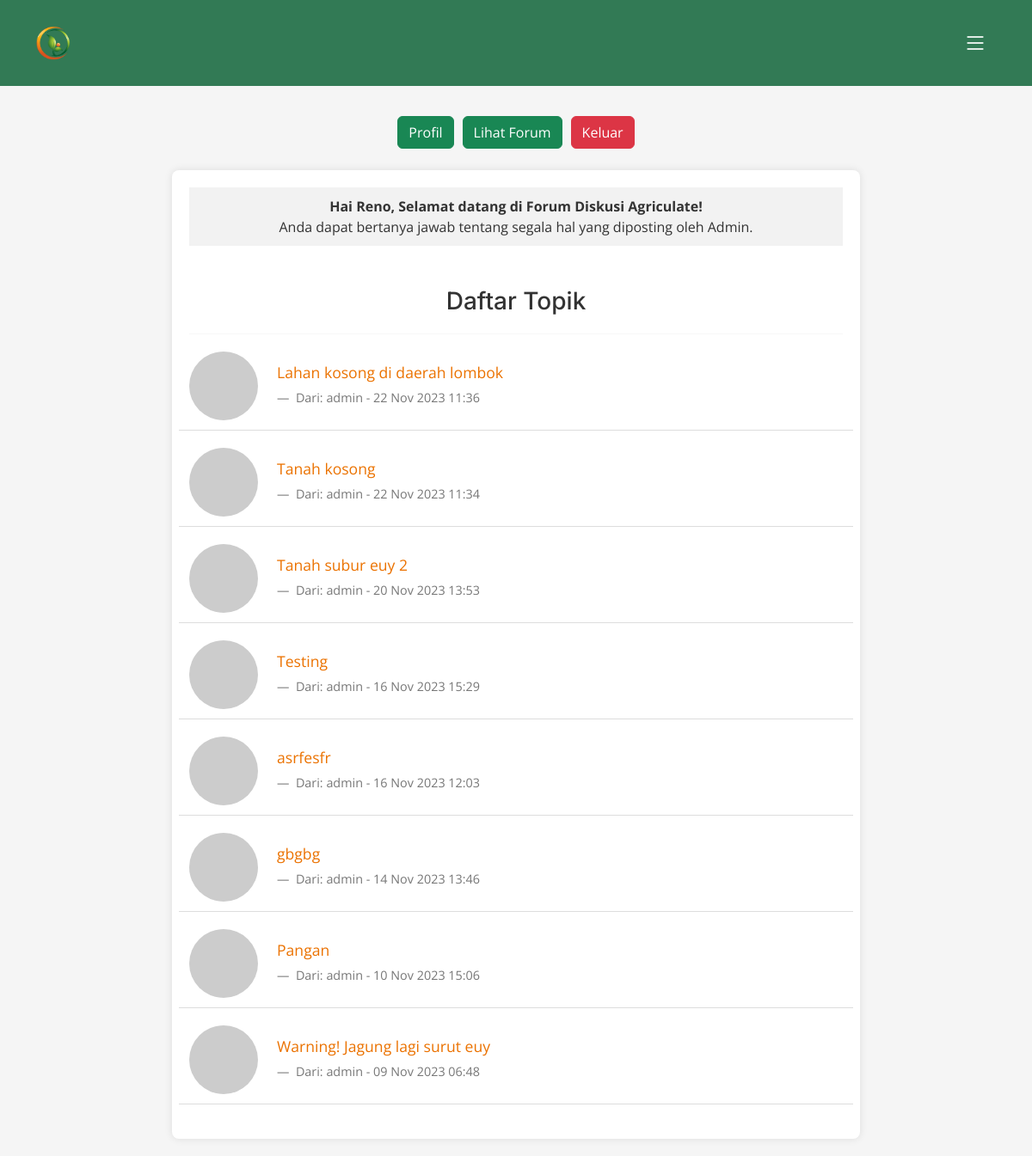
The app's page /indexforum.php (signed in) with its own data.
### tables this page shows
CREATE TABLE `topik` (
  `id` int(11) NOT NULL,
  `judul` text NOT NULL,
  `deskripsi` text DEFAULT NULL,
  `tanggal` datetime NOT NULL,
  `id_user` int(11) NOT NULL,
  `gambar` varchar(255) DEFAULT NULL
);

CREATE TABLE `users` (
  `id` int(11) NOT NULL,
  `nama` varchar(255) NOT NULL,
  `email` varchar(255) NOT NULL,
  `password` varchar(255) NOT NULL
);

### indexforum.php (the view, shortened to what this page needs)
<!doctype html>
<html lang="en">
  <head>
    <link href="assets/vendor/bootstrap/css/bootstrap.min.css" rel="stylesheet">
    <link href="assets/vendor/bootstrap-icons/bootstrap-icons.css" rel="stylesheet">
    <link href="assets/vendor/fontawesome-free/css/all.min.css" rel="stylesheet">
    <link href="assets/vendor/glightbox/css/glightbox.min.css" rel="stylesheet">
    <link href="assets/vendor/swiper/swiper-bundle.min.css" rel="stylesheet">
    <link href="assets/vendor/aos/aos.css" rel="stylesheet">
    <link href="assets/css/main.css" rel="stylesheet">
  </head>
  <body>
      <?php
      include 'menu.php';
      ?>
      <div class="container">
      <div style="background-color: #f2f2f2; padding: 10px;">
        <center>
        <b><?php
          if (isset($_SESSION['user'])) {
            echo "Hai " . $_SESSION['user']['nama'] . ", " ;
          }
          ?>
          Selamat datang di Forum Diskusi Agriculate!</b> <br>Anda dapat bertanya jawab tentang segala hal yang diposting oleh Admin.</center>
        </div>
        <?php
        if (isset($_SESSION['user']) && !empty($_SESSION['user'])) {
          $pdo = require 'koneksi.php';
          $sql = "SELECT judul, tanggal, nama, email, topik.id, id_user FROM topik
          INNER JOIN users ON topik.id_user = users.id
          ORDER BY tanggal DESC";
          $query = $pdo->prepare($sql);
          $query->execute();
        ?>
        <center><h3 class="mt-5">Daftar Topik</h3></center>
        <hr/>
        <?php
        while($data = $query->fetch()) {
        ?>
        <div class="row">
          <div class="col-auto">
            <img src="//www.gravatar.com/avatar/<?php echo md5($data['email']);?>?s=48&d=monsterid" class="rounded-circle"/>
          </div>
        <figure class="col">
          <blockquote class="blockquote">
            <p style="padding-top: 11px;">
              <a href="lihat-topik.php?id=<?php echo $data['id'];?>"><?php echo htmlentities($data['judul']);?></a>
            </p>
          </blockquote>
          <figcaption class="blockquote-footer">
            Dari: <?php echo htmlentities($data['nama']);?>
            - <?php echo date('d M Y H:i', strtotime($data['tanggal']));?>
          </figcaption>
        </figure>
        </div>
        <?php }?>
        <?php }?>
      </div>
  </body>
</html>

### menu.php (shortened to what this page needs)
<header id="header" class="header d-flex align-items-center fixed-top">
    <div class="container-fluid container-xl d-flex align-items-center justify-content-between">
      <a href="index.php" class="logo d-flex align-items-center">
        <img src="assets/img/logo.png" alt="">
      </a>
      <i class="mobile-nav-toggle mobile-nav-show bi bi-list"></i>
    </div>
  </header>
  <div style="text-align: center; margin-top: 130px;" >
        <?php
        if (!isset($_SESSION['user']) || empty($_SESSION['user'])) {
        ?>
          <button class="btn btn-success <?php echo $__menuAktif == 'registrasi' ? 'active' : ''?>" onclick="window.location.href='daftarforum.php'" >Daftar</button>
          <button class="btn btn-success <?php echo $__menuAktif == 'login' ? 'active' : ''?>" onclick="window.location.href='loginforum.php'">Masuk</button>
        <?php } else {
          echo '<button style="margin: 5px;" class="btn btn-success" onclick="window.location.href=\'profil.php\'">Profil</button>';
          echo '<button style="margin: 5px;" class="btn btn-success" onclick="window.location.href=\'indexforum.php\'">Lihat Forum</button>';
          echo '<button style="margin: 5px;" class="btn btn-danger" onclick="window.location.href=\'logoutforum.php\'">Keluar</button>';
        }
        ?>
      </div>

### assets/css/main.css (style rules this page uses)
:root { --font-default: "Open Sans", system-ui, -apple-system, "Segoe UI", Roboto, "Helvetica Neue", Arial, "Noto Sans", "Liberation Sans", sans-serif, "Apple Color Emoji", "Segoe UI Emoji", "Segoe UI Symbol", "Noto Color Emoji"; --font-primary: "Inter", sans-serif; --font-secondary: "Poppins", sans-serif; }
:root { --color-default: #0a0d13; --color-primary: #eb7200; --color-secondary: #025c2e; }
:root { scroll-behavior: smooth; }
body { font-family: var(--font-default); color: var(--color-default); }
a { color: var(--color-primary); text-decoration: none; }
h1, h2, h3, h4, h5, h6 { font-family: var(--font-primary); }
.header { background-color: #0a0d13; transition: all 0.5s; z-index: 997; padding: 30px 0; }
.header .logo img { max-height: 40px; margin-right: 6px; }
@media (max-width: 1279px) { .mobile-nav-show { color: #fff; font-size: 28px; cursor: pointer; line-height: 0; transition: 0.5s; z-index: 9999; margin-right: 10px; } }

### indexforum.php (style rules this page uses)
#header { background-color: rgb(2, 92, 46, 0.8); }
body { font-family: 'Open Sans', 'Poppins', 'Inter', sans-serif; background-color: #f5f5f5; color: #333; }
.container { max-width: 800px; margin: 20px auto; padding: 20px; background-color: #fff; box-shadow: 0 0 10px rgba(0, 0, 0, 0.1); border-radius: 8px; }
h3 { color: #333; margin-top: 0; }
.row { display: flex; align-items: center; margin-bottom: 20px; border-bottom: 1px solid #ddd; padding-bottom: 10px; }
.col-auto img { border-radius: 50%; }
.col { flex-grow: 1; padding-left: 10px; }
.blockquote { margin-bottom: 10px; font-size: 1.1em; color: #333; }
.blockquote-footer { font-size: 0.9em; color: #777; margin-bottom: 0em; margin-top: -4px; }
hr { margin-top: 20px; margin-bottom: 20px; border: 0; border-top: 1px solid #ddd; }

### records on screen
topik: judul "Lahan kosong di daerah lombok", id_user.nama "admin", tanggal "22 Nov 2023 11:36"
topik: judul "Tanah kosong", id_user.nama "admin", tanggal "22 Nov 2023 11:34"
topik: judul "Tanah subur euy 2", id_user.nama "admin", tanggal "20 Nov 2023 13:53"
topik: judul "Testing", id_user.nama "admin", tanggal "16 Nov 2023 15:29"
topik: judul "asrfesfr", id_user.nama "admin", tanggal "16 Nov 2023 12:03"
topik: judul "gbgbg", id_user.nama "admin", tanggal "14 Nov 2023 13:46"
topik: judul "Pangan", id_user.nama "admin", tanggal "10 Nov 2023 15:06"
topik: judul "Warning! Jagung lagi surut euy", id_user.nama "admin", tanggal "09 Nov 2023 06:48"

### other values on screen
$_SESSION['user']['nama'] "Reno"
